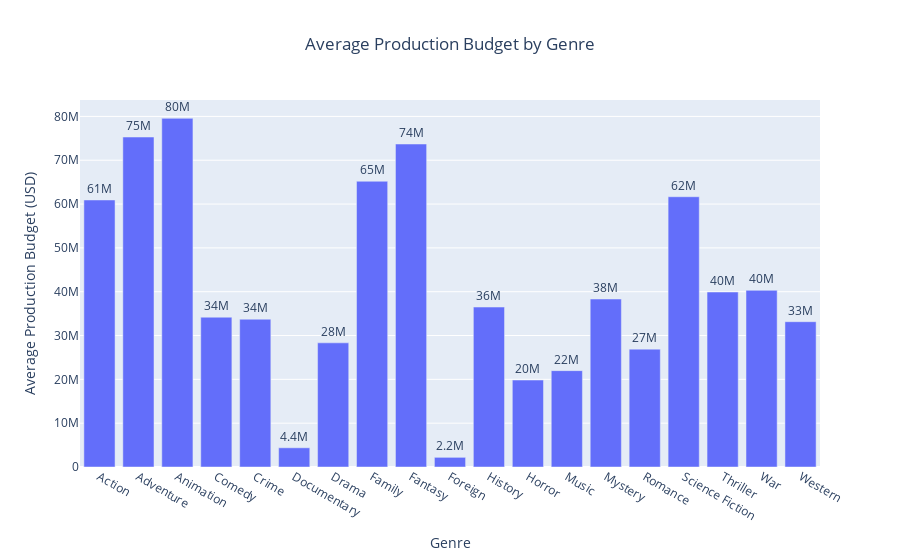

Notebook cell for this chart:
### Markdown cell above
### 1) What is the average earning of each movie genre?

### Code cell
df_genres_expanded = df_movies.copy()
df_genres_expanded['rt_genres'] = df_genres_expanded['rt_genres'].apply(
    lambda x: ast.literal_eval(x) if isinstance(x, str) else []
)

# Expand genres into separate rows
genres_expanded = df_genres_expanded.explode('rt_genres')

# Extract genre names from the dictionary
genres_expanded['genre_name'] = genres_expanded['rt_genres'].apply(
    lambda x: x['name'] if isinstance(x, dict) else None
)

# Drop rows with invalid genre names
genres_expanded = genres_expanded.dropna(subset=['genre_name'])

# Calculate the average production budget for each genre
average_budget_by_genre = genres_expanded.groupby('genre_name')['rt_production_budget'].mean().reset_index()

# Plot the data using Plotly
fig = px.bar(
    average_budget_by_genre,
    x='genre_name',
    y='rt_production_budget',
    title='Average Production Budget by Genre',
    labels={'genre_name': 'Genre', 'rt_production_budget': 'Production Budget (USD)'},
    text='rt_production_budget'
)

# Update the chart to show text labels and format them
fig.update_traces(texttemplate='%{text:.2s}', textposition='outside')
fig.update_layout(
    xaxis_title='Genre',
    yaxis_title='Average Production Budget (USD)',
    title_x=0.5,
    uniformtext_minsize=8,
    uniformtext_mode='hide'
)

# Display the chart
fig.show()

### Figure 1 — Plotly figure (JSON) as saved in the notebook; plotly's stock layout.template omitted (floating-point values rounded to 4 significant figures)
{"data": [{"alignmentgroup": "True", "hovertemplate": "Genre=%{x}<br>Production Budget (USD)=%{text}<extra></extra>", "legendgroup": "", "marker": {"color": "#636efa", "pattern": {"shape": ""}}, "name": "", "offsetgroup": "", "orientation": "v", "showlegend": false, "text": [60930000.0, 75300000.0, 79560000.0, 34180000.0, 33720000.0, 4384000.0, 28330000.0, 65200000.0, 73700000.0, 2204000.0, 36500000.0, 19840000.0, 21990000.0, 38330000.0, 26890000.0, 61670000.0, 39930000.0, 40310000.0, 33150000.0], "textposition": "outside", "texttemplate": "%{text:.2s}", "type": "bar", "x": ["Action", "Adventure", "Animation", "Comedy", "Crime", "Documentary", "Drama", "Family", "Fantasy", "Foreign", "History", "Horror", "Music", "Mystery", "Romance", "Science Fiction", "Thriller", "War", "Western"], "xaxis": "x", "y": [60930000.0, 75300000.0, 79560000.0, 34180000.0, 33720000.0, 4384000.0, 28330000.0, 65200000.0, 73700000.0, 2204000.0, 36500000.0, 19840000.0, 21990000.0, 38330000.0, 26890000.0, 61670000.0, 39930000.0, 40310000.0, 33150000.0], "yaxis": "y"}], "layout": {"barmode": "relative", "legend": {"tracegroupgap": 0}, "title": {"text": "Average Production Budget by Genre", "x": 0.5}, "uniformtext": {"minsize": 8, "mode": "hide"}, "xaxis": {"anchor": "y", "domain": [0, 1], "title": {"text": "Genre"}}, "yaxis": {"anchor": "x", "domain": [0, 1], "title": {"text": "Average Production Budget (USD)"}}}}
